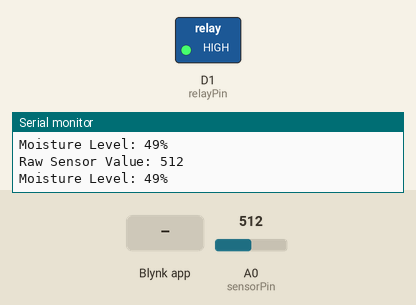
Simulated run of this sketch. Board: ESP8266 (NodeMCU). Shown: switched loads named in the sketch (green lamp = pin HIGH), the last lines printed to the serial monitor. Inputs (shaded band) come from the test bench; at power-on: A0 (sensorPin) = 512. WiFi joins after 1.5 s; servers stay silent unless stated.

Above: at 3.0 s.
3.1 s: Blynk app writes 1 to V1
At 4.5 s:
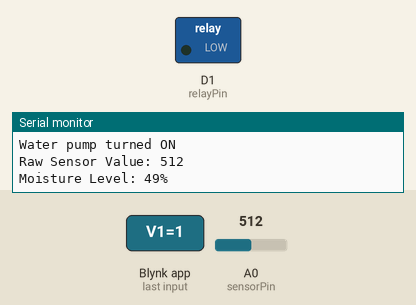
5.3 s: A0 (sensorPin) set to 592
6.8 s: A0 (sensorPin) set to 625
9.3 s: Blynk app writes 0 to V1
At 10.7 s:
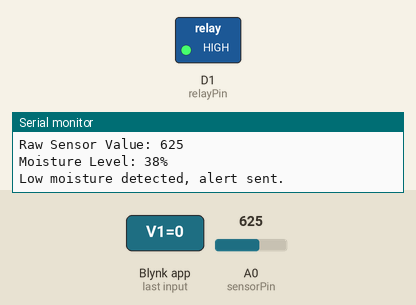
Timing chart, 0 to 12.3 s (numbered marks = the images above; inputs shaded):
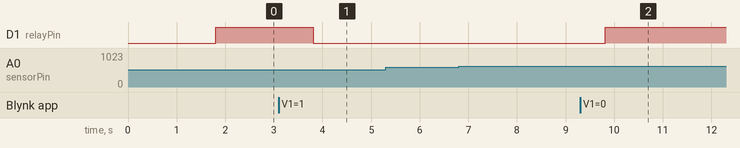

The sketch:

Smart_Irrigation_system.ino
```cpp
#define BLYNK_TEMPLATE_ID "TMPL39OhMxRT5"
#define BLYNK_TEMPLATE_NAME "Smart Irrigation System"
#define BLYNK_AUTH_TOKEN "iEvApRFsgPqEQEZH3wFj67_O4U7ZPk5V"


#include <ESP8266WiFi.h>
#include <BlynkSimpleEsp8266.h>


char auth[] = "iEvApRFsgPqEQEZH3wFj67_O4U7ZPk5V"; // Blynk Auth Token
char ssid[] = "Shahnawaz Alam"; // WiFi Network Name
char pass[] = "Sam#@7774"; // WiFi Password

int sensorPin = A0; // Soil Moisture Sensor Pin
int relayPin = D1; // Relay Pin
int threshold = 40; // Moisture threshold percentage


BLYNK_WRITE(V1) {
  int buttonState = param.asInt();
  Serial.print("Button state: ");
  Serial.println(buttonState);
  if (buttonState == 1) {
    digitalWrite(relayPin, LOW);
    Serial.println("Water pump turned ON");
  } else {
    digitalWrite(relayPin, HIGH);
    Serial.println("Water pump turned OFF");
  }
}

void setup() {
  Serial.begin(115200);
  Blynk.begin(auth, ssid, pass);

  pinMode(sensorPin, INPUT);
  pinMode(relayPin, OUTPUT);
  digitalWrite(relayPin, HIGH);

  Serial.println("Setup complete. Connecting to Blynk...");
}

void loop() {
  Blynk.run();

  int moistureValue = analogRead(sensorPin);
  int moisturePercentage = map(moistureValue, 1023, 0, 0, 100);
  Blynk.virtualWrite(V2, moisturePercentage);

  Serial.print("Raw Sensor Value: ");
  Serial.println(moistureValue);
  Serial.print("Moisture Level: ");
  Serial.print(moisturePercentage);
  Serial.println("%");

  if (moisturePercentage < threshold) {
    Blynk.logEvent("lowmoisture", "Low Moisture Detected!");
    Serial.println("Low moisture detected, alert sent.");
  }

  delay(1000);
}
```

Measured:
- after the input at 3.1 s, D1 (relayPin): HIGH → LOW after 0.71 s
- after the input at 9.3 s, D1 (relayPin): LOW → HIGH after 0.52 s
